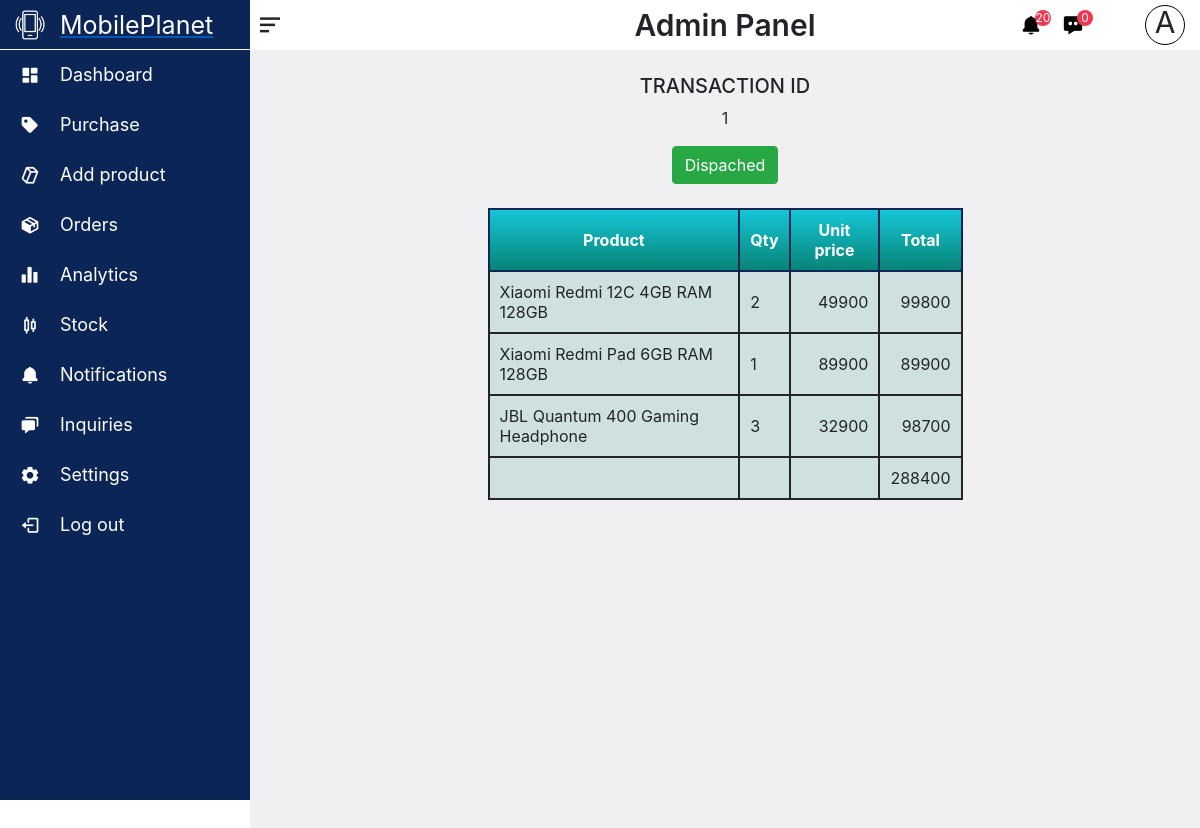
/admin/pages/order-details.php?tran-id=1, run on the app's committed database.
### tables this page shows
CREATE TABLE `transactionitem` (
  `tranId` int(11) NOT NULL,
  `itemId` int(11) NOT NULL,
  `quantity` int(11) NOT NULL,
  `buyingPrice` float NOT NULL,
  `sellingPrice` float NOT NULL
);

CREATE TABLE `item` (
  `itemId` int(10) NOT NULL,
  `itemName` varchar(100) NOT NULL,
  `description` varchar(2000) NOT NULL,
  `sellingPrice` float NOT NULL,
  `buyingPrice` float NOT NULL,
  `stock` int(5) NOT NULL,
  `categoryId` int(15) NOT NULL,
  `brandId` int(15) DEFAULT NULL
);

### admin/pages/order-details.php (the view, shortened to what this page needs)
<!DOCTYPE html>
<html lang="en">
<head>
    <link rel="stylesheet" href="../css/headerAndSidebar.css">
    <link rel="stylesheet" href="../css/bootstrap-4.4.1.css">
    <link rel="stylesheet" href="../css/order-details.css">
    <link href='https://unpkg.com/boxicons@2.1.4/css/boxicons.min.css' rel='stylesheet'>
</head>
<body>
<?php include_once 'header.php'; ?>
    <div class="page-content">
        <br>
        <h5>TRANSACTION ID</h5>
        <p><?php echo $_REQUEST["tran-id"]; ?></p>
        <?php
            include_once '../../includes/dbConn.inc.php';
            $sqlSt = "select status from transaction where tranId = ".$_REQUEST["tran-id"];
            $resultSt = $conn->query($sqlSt);
            $rowst=$resultSt->fetch_assoc();
            if($rowst['status']==0){
                echo '
                        <center><a href="order-details.php?st=1&tran-id='.$_REQUEST["tran-id"].'" class="btn btn-danger">Dispatch</a></center><br>
                    ';
            }else{
                echo '
                        <center><button type="button" class="btn btn-success">Dispached</button></center><br>
                ';
            }
        ?>
        <center>
        <table>
            <tr>
                <th>Product</th>
                <th>Qty</th>
                <th>Unit price</th>
                <th>Total</th>
            </tr>
            <?php
                $sql = "select * from transactionitem where tranId = ".$_GET["tran-id"];
                $result = $conn->query($sql);
                $totalPrice=0;
                while($row = $result->fetch_assoc()){
                    $sql1 = "select itemName from item where itemId = ".$row['itemId'];
                    $result1 = $conn->query($sql1);
                    $row1 = $result1->fetch_assoc();
                    echo '
                            <tr>
                                <td>'.$row1['itemName'].'</td>
                                <td>'.$row['quantity'].'</td>
                                <td class="alignPrices">'.$row['sellingPrice'].'</td>
                                <td class="alignPrices">'.$row['quantity']*$row['sellingPrice'].'</td>
                            </tr>
                        ';
                    $totalPrice += $row['quantity']*$row['sellingPrice'];
                }
                echo '
                    <tr>
                        <td></td>
                        <td></td>
                        <td></td>
                        <td class="alignPrices">'.$totalPrice.'</td>
                    </tr>
                ';
            ?>
        </table></center>
    </div>
</body>
</html>

### admin/css/headerAndSidebar.css (style rules this page uses)
* { padding: 0; margin: 0; }
.page-content { background-color: #F0F0F2; position: relative; top: 50px; left: 250px; width: calc(100% - 250px); height: 2000px; z-index: 150; transition: all 0.5s ease; }

### admin/css/order-details.css (style rules this page uses)
.page-content h5, p { text-align: center; }
.page-content table { border: 2px solid; width: 50%; background: rgb(207, 224, 224); border-color: #0A2556; }
.page-content th, td { border: 2px solid; padding: 10px; }
.page-content th { text-align: center; font-weight: bold; color: white; border-color: #0A2556; background-image: -webkit-linear-gradient(270deg,rgba(21,198,215,1.00) 0%,rgba(8,132,118,1.00) 100%); background-image: -moz-linear-gradient(270deg,rgba(21,198,215,1.00) 0%,rgba(8,132,118,1.00) 100%); background-image: -o-linear-gradient(270deg,rgba(21,198,215,1.00) 0%,rgba(8,132,118,1.00) 100%); background-image: linear-gradient(180deg,rgba(21,198,215,1.00) 0%,rgba(8,132,118,1.00) 100.00%); }
.page-content .alignPrices { text-align: right; }

### data on the page
transactionitem: itemId.itemName "Xiaomi Redmi 12C 4GB RAM 128GB", quantity "2", sellingPrice "49900", $row['quantity']*$row['sellingPrice'] "99800"
transactionitem: itemId.itemName "Xiaomi Redmi Pad 6GB RAM 128GB", quantity "1", sellingPrice "89900", $row['quantity']*$row['sellingPrice'] "89900"
transactionitem: itemId.itemName "JBL Quantum 400 Gaming Headphone", quantity "3", sellingPrice "32900", $row['quantity']*$row['sellingPrice'] "98700"

### other printed values
$rowNON['row_count']+$nOM "20"
$nOM "0"
$_REQUEST["tran-id"] "1"
$totalPrice "288400"
